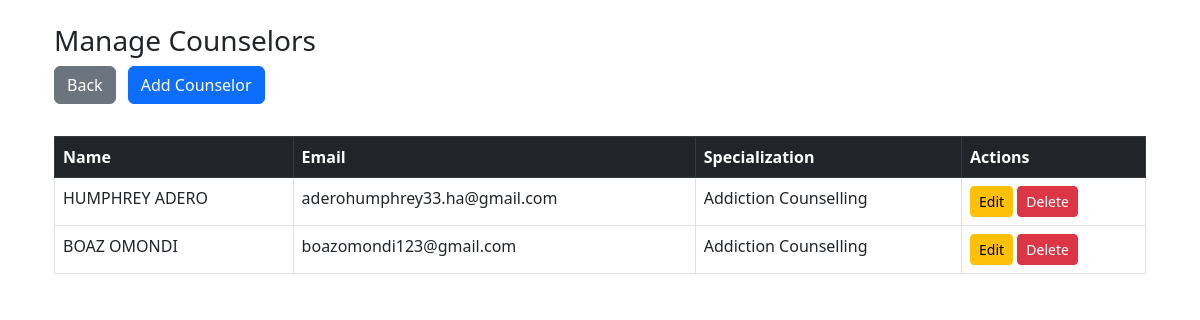
Page /manage_counselors/ (signed in) on the committed database.
### counseling/models.py (models this page shows, shortened)
class Counselor(models.Model):
    user = models.OneToOneField(User, on_delete=models.CASCADE, related_name='counselor_profile')
    specialization = models.ForeignKey(Specialization, on_delete=models.SET_NULL, null=True)
    phone = models.CharField(max_length=20, blank=True)
    bio = models.TextField(blank=True)

class User(AbstractUser):
    ROLE_CHOICES = (
        ('admin', 'Admin'),
        ('counselor', 'Counselor'),
        ('student', 'Student'),
    )
    service_number = models.CharField(max_length=50, blank=True, null=True)
    rank = models.CharField(max_length=50, blank=True, null=True)
    first_name = models.CharField(max_length=150, blank=True)
    last_name = models.CharField(max_length=150, blank=True)
    school = models.CharField(max_length=100, blank=True, null=True)
    class_name = models.CharField(max_length=50, blank=True, null=True)
    role = models.CharField(max_length=10, choices=ROLE_CHOICES)
    is_approved = models.BooleanField(default=False)

class Specialization(models.Model):
    name = models.CharField(max_length=100, unique=True)
    description = models.TextField(blank=True)
    def __str__(self):
        return self.name

### counseling/views.py (the view)
# urls.py: path('manage_counselors/', views.manage_counselors, name='manage_counselors'),
@login_required
@user_passes_test(is_admin)
def manage_counselors(request):
    counselors = Counselor.objects.select_related('user')
    return render(request, 'counseling/manage_counselors.html', {'counselors': counselors})

### counseling/views.py (called while the page is built)
def is_admin(user):
    return user.is_authenticated and (user.is_superuser or user.role == 'admin')

### counseling/templates/counseling/manage_counselors.html
{% extends 'counseling/base.html' %}
{% block content %}
<div class="container mt-4">
  <h3>Manage Counselors</h3>
  <a href="{% url 'admin_dashboard' %}" class="btn btn-secondary mb-3">Back</a>
  <a href="{% url 'add_counselor' %}" class="btn btn-primary mb-3 ms-2">Add Counselor</a>
  <table class="table table-bordered mt-3">
    <thead class="table-dark">
      <tr>
        <th>Name</th>
        <th>Email</th>
        <th>Specialization</th>
        <th>Actions</th>
      </tr>
    </thead>
    <tbody>
      {% for c in counselors %}
      <tr>
        <td>{{ c.user.get_full_name }}</td>
        <td>{{ c.user.email }}</td>
        <td>{{ c.specialization }}</td>
        <td>
          <a href="{% url 'edit_counselor' c.id %}" class="btn btn-sm btn-warning">Edit</a>
          <a href="{% url 'delete_counselor' c.id %}" class="btn btn-sm btn-danger"
             onclick="return confirm('Delete counselor?')">Delete</a>
        </td>
      </tr>
      {% empty %}
      <tr>
        <td colspan="4" class="text-center text-muted">No counselors found.</td>
      </tr>
      {% endfor %}
    </tbody>
  </table>
</div>
{% endblock %}

### counseling/templates/counseling/base.html (shortened to what this page needs)
<!DOCTYPE html>
<html lang="en">
<head>
    <link href="https://cdn.jsdelivr.net/npm/bootstrap@5.3.0/dist/css/bootstrap.min.css" rel="stylesheet">
</head>
<body>
    <div class="container mt-4">
        {% block content %}{% endblock %}
    </div>
</body>
</html>

### rows in the picture
Counselor: user.get_full_name "HUMPHREY ADERO", user.email "aderohumphrey33.ha@gmail.com", specialization "Addiction Counselling"
Counselor: user.get_full_name "BOAZ OMONDI", user.email "boazomondi123@gmail.com", specialization "Addiction Counselling"
